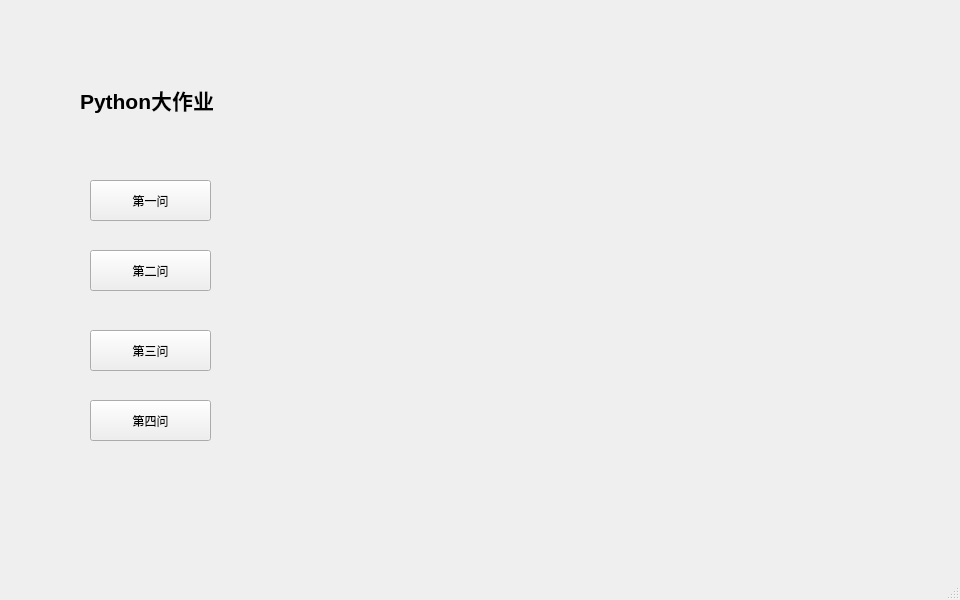
<?xml version="1.0" encoding="UTF-8"?>
<ui version="4.0">
 <class>MainWindow</class>
 <widget class="QMainWindow" name="MainWindow">
  <property name="geometry">
   <rect>
    <x>0</x>
    <y>0</y>
    <width>960</width>
    <height>600</height>
   </rect>
  </property>
  <property name="windowTitle">
   <string>MainWindow</string>
  </property>
  <widget class="QWidget" name="centralwidget">
   <widget class="QPushButton" name="pushButton">
    <property name="geometry">
     <rect>
      <x>90</x>
      <y>180</y>
      <width>121</width>
      <height>41</height>
     </rect>
    </property>
    <property name="text">
     <string>第一问</string>
    </property>
   </widget>
   <widget class="QPushButton" name="pushButton_2">
    <property name="geometry">
     <rect>
      <x>90</x>
      <y>330</y>
      <width>121</width>
      <height>41</height>
     </rect>
    </property>
    <property name="text">
     <string>第三问</string>
    </property>
   </widget>
   <widget class="QPushButton" name="pushButton_3">
    <property name="geometry">
     <rect>
      <x>90</x>
      <y>250</y>
      <width>121</width>
      <height>41</height>
     </rect>
    </property>
    <property name="text">
     <string>第二问</string>
    </property>
   </widget>
   <widget class="QPushButton" name="pushButton_4">
    <property name="geometry">
     <rect>
      <x>90</x>
      <y>400</y>
      <width>121</width>
      <height>41</height>
     </rect>
    </property>
    <property name="text">
     <string>第四问</string>
    </property>
   </widget>
   <widget class="QLabel" name="label">
    <property name="geometry">
     <rect>
      <x>80</x>
      <y>60</y>
      <width>291</width>
      <height>81</height>
     </rect>
    </property>
    <property name="text">
     <string>&lt;html&gt;&lt;head/&gt;&lt;body&gt;&lt;p&gt;&lt;span style=&quot; font-size:16pt; font-weight:600;&quot;&gt;Python大作业&lt;/span&gt;&lt;/p&gt;&lt;/body&gt;&lt;/html&gt;</string>
    </property>
   </widget>
  </widget>
  <widget class="QMenuBar" name="menubar">
   <property name="geometry">
    <rect>
     <x>0</x>
     <y>0</y>
     <width>960</width>
     <height>26</height>
    </rect>
   </property>
  </widget>
  <widget class="QStatusBar" name="statusbar"/>
 </widget>
 <resources/>
 <connections/>
</ui>
